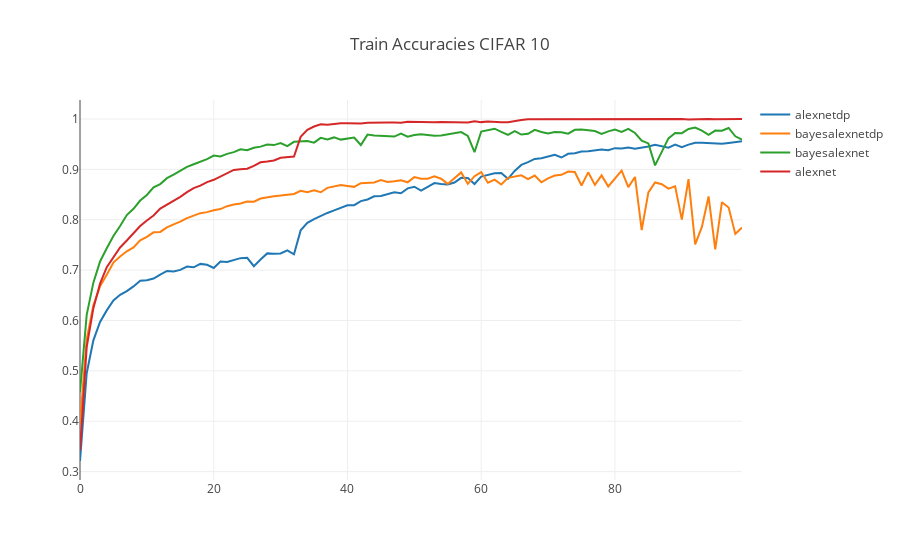

Here is the notebook cell this chart was saved with:
### Code cell
fig2 = go.FigureWidget([go.Scatter(
    name = name, y = tlg.train_acc)
                      for name, tlg in data.items()])
fig2.layout.title = 'Train Accuracies CIFAR 10'
py.iplot(fig2)
